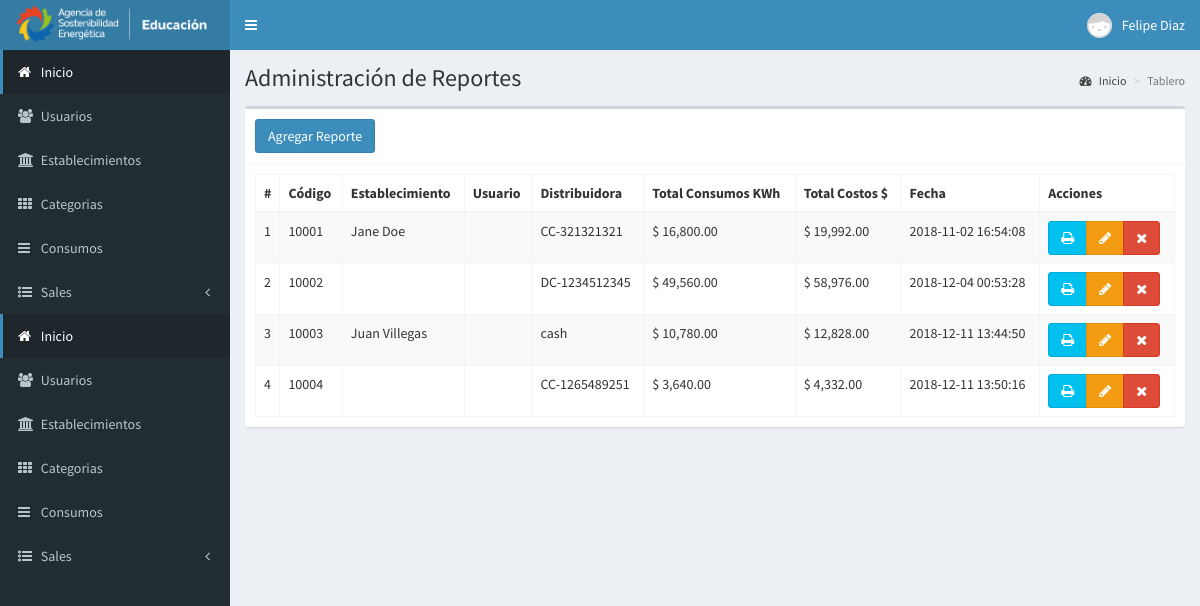
The app's page /sales (signed in) with its own data.
### tables this page shows
CREATE TABLE `sales` (
  `id` int(11) NOT NULL,
  `code` int(11) NOT NULL,
  `idCustomer` int(11) NOT NULL,
  `idSeller` int(11) NOT NULL,
  `products` text NOT NULL,
  `tax` int(11) NOT NULL,
  `netPrice` float NOT NULL,
  `totalPrice` float NOT NULL,
  `paymentMethod` text NOT NULL,
  `saledate` timestamp NOT NULL DEFAULT current_timestamp() ON UPDATE current_timestamp()
);

CREATE TABLE `customers` (
  `id` int(11) NOT NULL,
  `name` text NOT NULL,
  `idDocument` int(11) NOT NULL,
  `email` text NOT NULL,
  `phone` text NOT NULL,
  `address` text NOT NULL,
  `birthdate` date NOT NULL,
  `purchases` int(11) NOT NULL,
  `lastPurchase` datetime NOT NULL,
  `registerDate` timestamp NOT NULL DEFAULT current_timestamp() ON UPDATE current_timestamp()
);

### controllers/template.controller.php (called while the page is built)
<?php
class ControllerTemplate{
	static public function ctrTemplate(){
		include "views/template.php";
	}
}

### index.php (called while the page is built, shortened)
<?php
require_once "controllers/template.controller.php";
require_once "controllers/users.controller.php";
require_once "controllers/customers.controller.php";
require_once "controllers/sales.controller.php";
require_once "models/customers.model.php";
require_once "models/sales.model.php";
$template = new ControllerTemplate();
$template -> ctrTemplate();

### controllers/sales.controller.php (called while the page is built, shortened)
<?php
class ControllerSales{
	static public function ctrSalesDatesRange($initialDate, $finalDate){
		$table = "sales";
		$answer = ModelSales::mdlSalesDatesRange($table, $initialDate, $finalDate);
		return $answer;
	}
}

### models/connection.php (called while the page is built)
<?php
class Connection{
	public function connect(){
		$link = new PDO("mysql:host=localhost;port=3306;dbname=pos-english", "root", "");
		$link -> exec("set names utf8");
		return $link;
	}
}

### models/sales.model.php (called while the page is built, shortened)
<?php
require_once 'connection.php';
class ModelSales{
	static public function mdlSalesDatesRange($table, $initialDate, $finalDate){
		if($initialDate == null){
			$stmt = (new Connection)->connect()->prepare("SELECT * FROM $table ORDER BY id ASC");
			$stmt -> execute();
			return $stmt -> fetchAll();
		}else if($initialDate == $finalDate){
			$stmt = (new Connection)->connect()->prepare("SELECT * FROM $table WHERE saledate like '%$finalDate%'");
			$stmt -> bindParam(":saledate", $finalDate, PDO::PARAM_STR);
			$stmt -> execute();
			return $stmt -> fetchAll();
		}
	}
}

### controllers/customers.controller.php (called while the page is built, shortened)
<?php
class ControllerCustomers{
	static public function ctrShowCustomers($item, $value){
		$table = "customers";
		$answer = ModelCustomers::mdlShowCustomers($table, $item, $value);
		return $answer;
	}
}

### models/customers.model.php (called while the page is built, shortened)
<?php
require_once "connection.php";
class ModelCustomers{
	static public function mdlShowCustomers($table, $item, $value){
		if($item != null){
			$stmt = (new Connection)->connect()->prepare("SELECT * FROM $table WHERE $item = :$item");
			$stmt -> bindParam(":".$item, $value, PDO::PARAM_STR);
			$stmt -> execute();
			return $stmt -> fetch();
		}else{
			$stmt = (new Connection)->connect()->prepare("SELECT * FROM $table");
			$stmt -> execute();
			return $stmt -> fetchAll();
		}
	}
}

### views/modules/sales.php (the view, shortened to what this page needs)
<div class="content-wrapper">
  <section class="content-header">
    <h1>
      Administración de Reportes
    </h1>
    <ol class="breadcrumb">
      <li><a href="home"><i class="fa fa-dashboard"></i> Inicio</a></li>
      <li class="active">Tablero</li>
    </ol>
  </section>
  <section class="content">
    <div class="box">
      <div class="box-header with-border">
        <a href="create-sale">
          <button class="btn btn-primary" >
            Agregar Reporte
          </button>
        </a>
      </div>
      <div class="box-body">
      <table class="table table-bordered table-striped dt-responsive tables" width="100%">
          <thead>
           <tr>
             <th style="width:10px">#</th>
             <th>Código</th>
             <th>Establecimiento</th>
             <th>Usuario</th>
             <th>Distribuidora</th>
             <th>Total Consumos KWh </th>
             <th>Total Costos $</th>
             <th>Fecha</th>
             <th>Acciones</th>
           </tr>
          </thead>
          <tbody>
            <?php
          if(isset($_GET["initialDate"])){
            $initialDate = $_GET["initialDate"];
            $finalDate = $_GET["finalDate"];
          }else{
            $initialDate = null;
            $finalDate = null;
          }
          $answer = (new ControllerSales)->ctrSalesDatesRange($initialDate, $finalDate);
          foreach ($answer as $key => $value) {
           echo '<td>'.($key+1).'</td>
                  <td>'.$value["code"].'</td>';
                  $itemCustomer = "id";
                  $valueCustomer = $value["idCustomer"];
                  $customerAnswer = ControllerCustomers::ctrShowCustomers($itemCustomer, $valueCustomer);
                  echo '<td>'.$customerAnswer["name"].'</td>';
                  $itemUser = "id";
                  $valueUser = $value["idSeller"];
                  $userAnswer = ControllerUsers::ctrShowUsers($itemUser, $valueUser);
                  echo '<td>'.$userAnswer["name"].'</td>
                  <td>'.$value["paymentMethod"].'</td>
                  <td>$ '.number_format($value["netPrice"],2).'</td>
                  <td>$ '.number_format($value["totalPrice"],2).'</td>
                  <td>'.$value["saledate"].'</td>
                  <td>
                    <div class="btn-group">
                      <div class="btn-group">
                      <button class="btn btn-info btnPrintBill" saleCode="'.$value["code"].'">
                        <i class="fa fa-print"></i>
                      </button>';
                         echo '<button class="btn btn-warning btnEditSale" idSale="'.$value["id"].'"><i class="fa fa-pencil"></i></button>
                          <button class="btn btn-danger btnDeleteSale" idSale="'.$value["id"].'"><i class="fa fa-times"></i></button>';
                   echo '</div>
                  </td>
                </tr>';
            }
        ?>
          </tbody>
        </table>
      </div>
    </div>
  </section>
</div>

### views/template.php (shortened to what this page needs)
<!DOCTYPE html>
<html>
<head>
  <link rel="stylesheet" href="views/bower_components/bootstrap/dist/css/bootstrap.min.css">
  <link rel="stylesheet" href="views/bower_components/font-awesome/css/font-awesome.min.css">
  <link rel="stylesheet" href="views/bower_components/Ionicons/css/ionicons.min.css">
  <link rel="stylesheet" href="views/dist/css/AdminLTE.css">
  <link rel="stylesheet" href="views/dist/css/skins/_all-skins.min.css">
  <link rel="stylesheet" href="views/bower_components/datatables.net-bs/css/dataTables.bootstrap.min.css">
  <link rel="stylesheet" href="views/bower_components/datatables.net-bs/css/responsive.bootstrap.min.css">
  <link rel="stylesheet" href="views/plugins/iCheck/all.css">
  <link rel="stylesheet" href="views/bower_components/bootstrap-daterangepicker/daterangepicker.css">
  <link rel="stylesheet" href="views/bower_components/morris.js/morris.css">
</head>
<body class="hold-transition skin-blue sidebar-mini login-page">
  <?php
    if(isset($_SESSION["loggedIn"]) && $_SESSION["loggedIn"] == "ok"){
      echo '<div class="wrapper">';
      include "modules/header.php";
      include "modules/sidebar.php";
      if(isset($_GET["route"])){
        if ($_GET["route"] == 'home' ||
            $_GET["route"] == 'users' ||
            $_GET["route"] == 'categories' ||
            $_GET["route"] == 'products' ||
            $_GET["route"] == 'products-col' ||
            $_GET["route"] == 'customers' ||
            $_GET["route"] == 'sales' ||
            $_GET["route"] == 'create-sale' ||
            $_GET["route"] == 'edit-sale' ||
            $_GET["route"] == 'reports' ||
            $_GET["route"] == 'logout'){
          include "modules/".$_GET["route"].".php";
        }else{
           include "modules/404.php";
        }
      }else{
        include "modules/home.php";
      }
      echo '</div>';
    }else{
      include "modules/login.php";
    }
  ?>
</body>
</html>

### views/modules/header.php (shortened to what this page needs)
<header class="main-header">
	<a href="home" class="logo">
		<span class="logo-lg">
			<img class="img-responsive" src="views/img/template/blanco-logo.png" style="padding: 0px " >-->
		</span>
	</a>
	<nav class="navbar navbar-static-top" role="navigation">
		<a class="sidebar-toggle" data-toggle="push-menu" role="button" href="#">
		</a>
		<div class="navbar-custom-menu">
			<ul class="nav navbar-nav">
				<li class="dropdown user user-menu">
					<a class="dropdown-toggle" data-toggle="dropdown" href="#">
						<?php
							if ($_SESSION["photo"] != "") {
								echo '<img src="'.$_SESSION["photo"].'"class="user-image">';
							}else{
								echo '<img class="user-image" src="views/img/users/default/anonymous.png">';
							}
						?>
						<span class="hidden-xs"><?php echo $_SESSION["name"]; ?></span>
					</a>
				</li>
			</ul>
		</div>
	</nav>
</header>

### views/modules/sidebar.php (shortened to what this page needs)
<aside class="main-sidebar">
	<section class="sidebar" style="height:auto;">
		<ul class="sidebar-menu tree" data-widget="tree">
			<li class="active">
				<a href="home">
					<i class="fa fa-home"></i>
					<span>Inicio</span>
				</a>
			</li>
			<li>
				<a href="users">
					<i class="fa fa-users"></i>
					<span>Usuarios</span>
				</a>
			</li>
			<li>
				<a href="customers">
					<i class="fa fa-university"></i>
					<span>Establecimientos</span>
				</a>
			</li>
			<li>
				<a href="categories">
					<i class="fa fa-th"></i>
					<span>Categorias</span>
				</a>
			</li>
			<li>
				<a href="products">
					<i class="fa fa-bars"></i>
					<span>Consumos</span>
				</a>
			</li>
			<li class="treeview">
				<a href="#">
					<i class="fa fa-list-ul"></i>
					<span>Sales</span>
					<span class="pull-right-container">
						<i class="fa fa-angle-left pull-right"></i>
					</span>
				</a>
			</li>
	<?php
			if ($_SESSION["profile"] == "Administrator" || $_SESSION["profile"] == "Sostenedor"|| $_SESSION["profile"] == "Encargado EE" ) {
				echo '
					<li class="active">
						<a href="home">
							<i class="fa fa-home"></i>
							<span>Inicio</span>
						</a>
					</li>
					';
				}
				if ($_SESSION["profile"] == "Administrator" ) {
					echo '
					<li>
						<a href="users">
							<i class="fa fa-users"></i>
							<span>Usuarios</span>
						</a>
					</li>
					';
				}
				if($_SESSION["profile"] == "Administrator" || $_SESSION["profile"] == "Seller"){
					echo '
						<li>
							<a href="customers">
								<i class="fa fa-university"></i>
								<span>Establecimientos</span>
							</a>
						</li>
					';
				}
			if($_SESSION["profile"] == "Administrator" || $_SESSION["profile"] == "Sostenedor"){
				echo '
					<li>
						<a href="categories">
							<i class="fa fa-th"></i>
							<span>Categorias</span>
						</a>
					</li>
					<li>
						<a href="products">
							<i class="fa fa-bars"></i>
							<span>Consumos</span>
						</a>
					</li>
				';
			}
			if($_SESSION["profile"] == "Administrator" || $_SESSION["profile"] == "Seller"){
			echo'
				<li class="treeview">
				<a href="#">
					<i class="fa fa-list-ul"></i>
					<span>Sales</span>
					<span class="pull-right-container">
						<i class="fa fa-angle-left pull-right"></i>
					</span>
				</a>
				<ul class="treeview-menu">
					<li>
						<a href="sales">
							<i class="fa fa-circle"></i>
							<span>Manage sales</span>
						</a>
					</li>
					<li>
						<a href="create-sale">
							<i class="fa fa-circle"></i>
							<span>Create sale</span>
						</a>
					</li>';
				}
				echo '</ul>
			</li>';
		?>
</ul>
</section>
</aside>

### records on screen
sales: code "10001", idCustomer.name "Jane Doe", paymentMethod "CC-321321321", netPrice "16,800.00", totalPrice "19,992.00", saledate "2018-11-02 16:54:08"
sales: code "10002", paymentMethod "DC-1234512345", netPrice "49,560.00", totalPrice "58,976.00", saledate "2018-12-04 00:53:28"
sales: code "10003", idCustomer.name "Juan Villegas", paymentMethod "cash", netPrice "10,780.00", totalPrice "12,828.00", saledate "2018-12-11 13:44:50"
sales: code "10004", paymentMethod "CC-1265489251", netPrice "3,640.00", totalPrice "4,332.00", saledate "2018-12-11 13:50:16"

### other values on screen
$_SESSION["name"] "Felipe Diaz"
